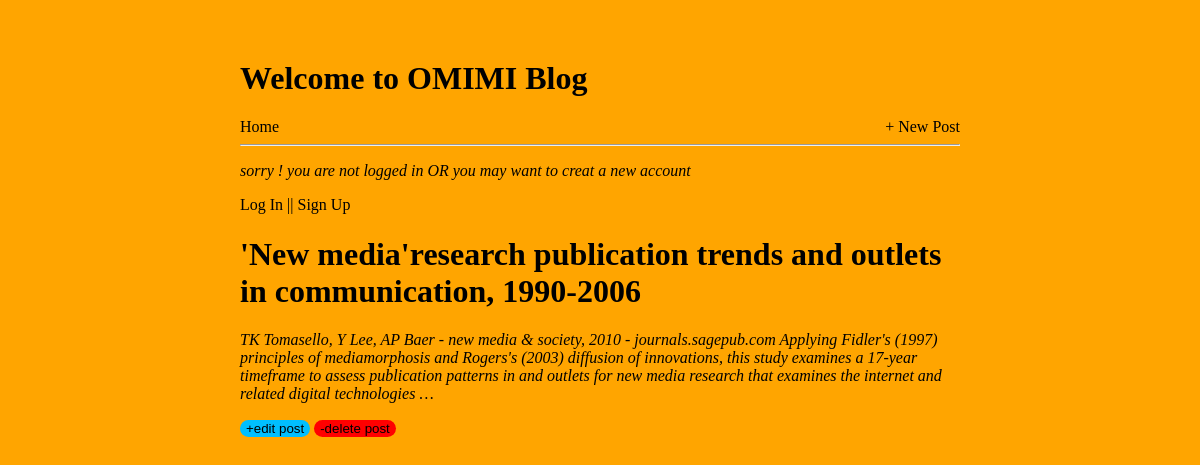
The app's page /post/2/ with its own data.
### blog_app/models.py (models this page shows, shortened)
class Post(models.Model):
    title = models.CharField(max_length=200)
    author = models.ForeignKey('auth.User', on_delete=models.CASCADE)
    body = models.TextField()

### blog_app/views.py (the view)
# urls.py: path('post/<int:pk>/', PostDetailView.as_view(), name='post_details'),
class PostDetailView(DetailView):
    model = Post
    template_name = 'post_details.html'

### templates/post_details.html
{% extends 'base.html' %}
{% block content %}
    <div>
        <h1>{{ post.title }}</h1>
        <p>{{ post.body }}</p>
    </div>
    <button class="edit_button" ><a href="{% url 'edit_post' post.pk %}">+edit post</a></button>
    <button class="delete_button"><a href="{% url 'delete_post' post.pk %}">-delete post</a></button>
{% endblock%}

### static/css/basic.css (style rules this page uses)
body { background: orange; margin:5% 20%; text-decoration: none; }
a { text-decoration: none; color: black; }
p { font-style: italic; }
.delete_button { background: red; color: white; border: none; border-radius:10px ; }
.edit_button { background: deepskyblue; color: black; border: none; border-radius:10px; }

### records on screen
Post: title "'New media'research publication trends and outlets in communication, 1990-2006", body "TK Tomasello, Y Lee, AP Baer - new media & society, 2010 - journals.sagepub.com Applying Fidler's (1997) principles of mediamorphosis and Rogers's (2003) diffusion of innovations, this study examines a 17-year timeframe to assess publication patterns in and outlets for new media research that examines the internet and related digital technologies …"
